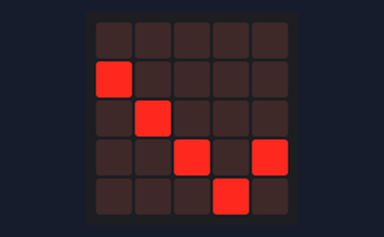
Recording of a program running on a simulated BBC micro:bit (MakeCode). On the bench: the board's 5×5 LED display.

Above: at 0.33 s.
At 0.99 s:
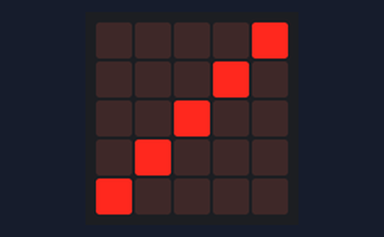
At 1.43 s:
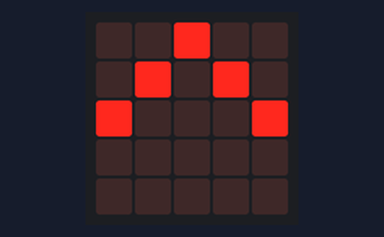
At 1.87 s:
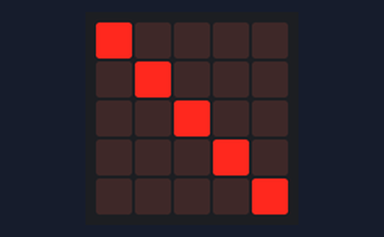

Measured:
- by itself, everything shown: repeats every 1.8 s, in 8 steps

The program:

main.ts
```typescript
let colonne_1 = 1
let colonne_2 = 2
let colonne3 = 3
let colonne4 = 4
let ligne = 0
let ligne1 = 1
let ligne2 = 2
let ligne3 = 3
let ligne4 = 4
let direction = 1
let direction1 = 1
let direction2 = 1
let direction3 = 1
let direction4 = -1
basic.forever(function () {
    basic.pause(200)
    led.unplot(colonne3, ligne3)
    ligne3 += direction3
    led.plot(colonne3, ligne3)
    if (ligne3 == 4) {
        direction3 = -1
    }
    if (ligne3 == 0) {
        direction3 = 1
    }
})
basic.forever(function () {
    basic.pause(200)
    led.unplot(colonne4, ligne4)
    ligne4 += direction4
    led.plot(colonne4, ligne4)
    if (ligne4 == 4) {
        direction4 = -1
    }
    if (ligne4 == 0) {
        direction4 = 1
    }
})
basic.forever(function () {
    basic.pause(200)
    led.unplot(colonne_2, ligne2)
    ligne2 += direction2
    led.plot(colonne_2, ligne2)
    if (ligne2 == 4) {
        direction2 = -1
    }
    if (ligne2 == 0) {
        direction2 = 1
    }
})
basic.forever(function () {
    basic.pause(200)
    led.unplot(colonne_1, ligne1)
    ligne1 += direction1
    led.plot(colonne_1, ligne1)
    if (ligne1 == 4) {
        direction1 = -1
    }
    if (ligne1 == 0) {
        direction1 = 1
    }
})
basic.forever(function () {
    let colonne = 0
    basic.pause(200)
    led.unplot(colonne, ligne)
    ligne += direction
    led.plot(colonne, ligne)
    if (ligne == 4) {
        direction = -1
    }
    if (ligne == 0) {
        direction = 1
    }
})
```

test.ts
```typescript
// les tests vont ici ; cela ne sera pas compilé si ce paquet est utilisé en tant qu'extension.
```
